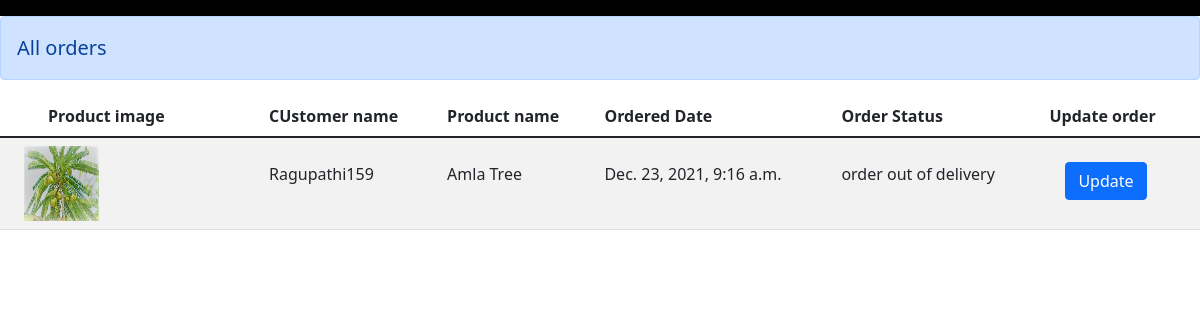
/adminorderhistory/ (signed in), run on the app's committed database.
### mygreen/models.py (models this page shows, shortened)
class Order(models.Model):
    productname=models.CharField(max_length=50,null=True,blank=True)
    name=models.CharField(max_length=25,null=True,blank=True)
    user=models.ForeignKey(User,null=True,blank=True,on_delete=CASCADE)
    product=models.ForeignKey(Product,null=True,blank=True,on_delete=CASCADE)
    address=models.CharField(max_length=500,null=True,blank=True)
    contactnumber=models.CharField(max_length=10,null=True,blank=True)
    orderstatus=models.CharField(max_length=25,null=True,blank=True,default="order placed")
    ordereddate=models.DateTimeField(auto_now_add=True,null=True)
    paymentmode=models.CharField(max_length=25,null=True,blank=True)

class Product(models.Model):
    productname=models.CharField(max_length=50,null=True,blank=True)
    productmenupic=models.ImageField(null=True,blank=True,default='profileimage.jpg')
    productbuypic1=models.ImageField(null=True,blank=True,default='profileimage.jpg')
    productbuypic2=models.ImageField(null=True,blank=True,default='profileimage.jpg')
    productbuypic3=models.ImageField(null=True,blank=True,default='profileimage.jpg')
    productprice=models.FloatField(null=True,blank=True)
    offerprice=models.FloatField(null=True,blank=True)
    quantity=models.IntegerField(null=True,blank=True)
    soiltype=models.CharField(max_length=100,null=True,blank=True)

### mygreen/decorators.py (the view)
        def wrapper_fun(request,*args,**kwargs):
            group = None
            if request.user.groups.exists():
                group = request.user.groups.all()[0].name
            if group in allow_role:
                return view_fun(request,*args,**kwargs)
            else:
                return HttpResponse("your not allowed to this page")

### mygreen/views.py (called while the page is built)
@login_required(login_url='login')
@allow_user(allow_role=['Admin',])
def adminorderhistory(request):
    orders=Order.objects.all()
    orderdict={'orders':orders}
    return render(request,'mygreen/adminorderhistory.html',orderdict)

### mygreen/templates/mygreen/adminorderhistory.html (shortened to what this page needs)
{% load static %}
<!DOCTYPE html>
<html lang="en">
    <head>
        <link href="https://cdn.jsdelivr.net/npm/bootstrap@5.1.2/dist/css/bootstrap.min.css" rel="stylesheet">
        <link rel="stylesheet" href="https://cdn.jsdelivr.net/npm/bootstrap-icons@1.7.2/font/bootstrap-icons.css">
        <link rel="stylesheet" href="{% static 'CSS/adminorderhistory.css' %}">
    </head>
    <body>
        <div>
            <ul class="container-fluid nav nav-sm p-2 justify-content-end navibar">
            </ul>
        </div>
            <div class="alert alert-primary" style="font-size: 20px;">All orders</div>
            <table class="table table-striped">
                <thead>
                    <tr>
                        <th class="px-5">Product image</th>
                        <th>CUstomer name</th>
                        <th>Product name</th>
                        <th>Ordered Date</th>
                        <th>Order Status</th>
                        <th>Update order</th>
                    </tr>
                </thead>
                <tbody>
                    {% for order in orders %}
                    <tr>
                        <td class="px-4"><img src="{{order.product.productmenupic.url}}" alt="product menu image" width="75px" height="75px"></td>
                        <td class="py-4">{{order.name}}</td>
                        <td class="py-4">{{order.product.productname}}</td>
                        <td class="py-4">{{order.ordereddate}}</td>
                        <td class="py-4">{{order.orderstatus}}</td>
                        <td class="pt-4 px-4"><a href="{% url 'adminorderupdate' order.id %}" class="btn btn-primary">Update</a></td>
                    </tr>
                    {% endfor %}
                </tbody>
            </table>
    </body>
</html>

### mygreen/static/CSS/adminorderhistory.css (style rules this page uses)
.navibar { background-color: rgba(0, 0, 0,1); }

### data on the page
Order: product.productmenupic (picture), name "Ragupathi159", product.productname "Amla Tree", ordereddate "Dec. 23, 2021, 9:16 a.m.", orderstatus "order out of delivery"
